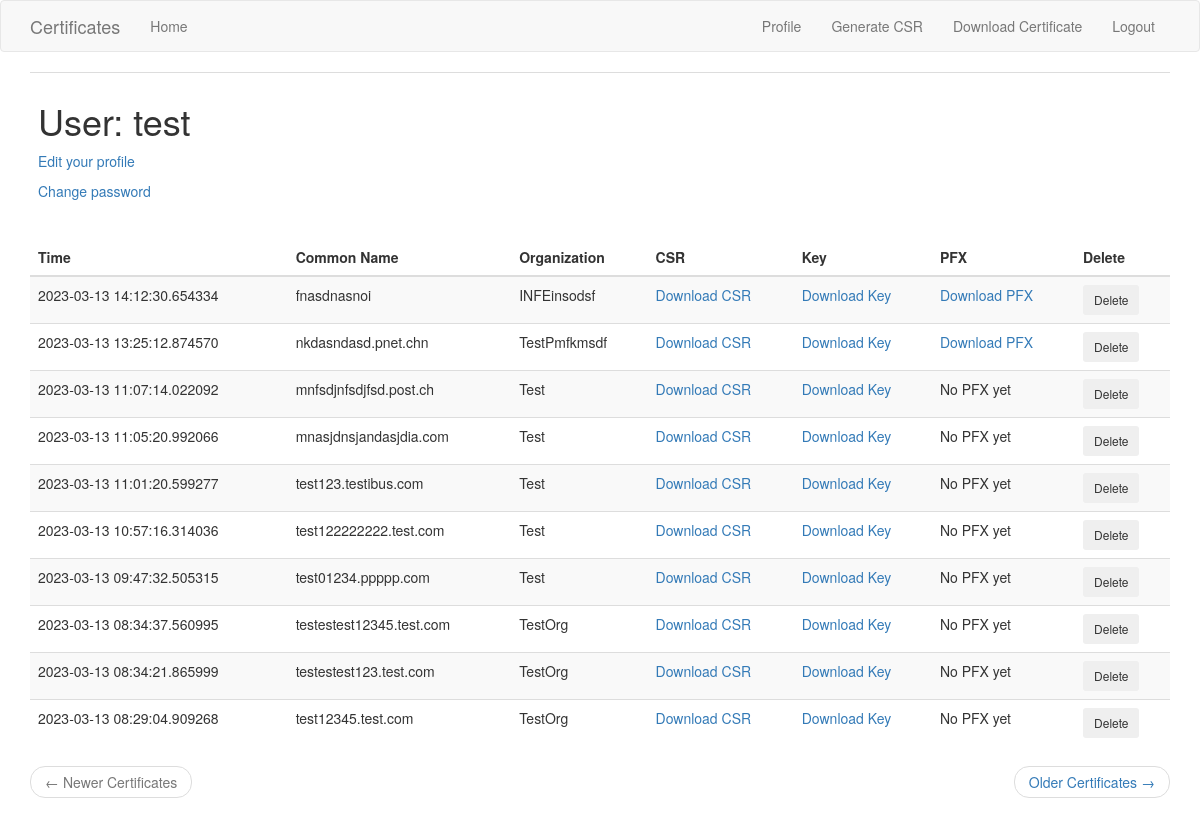
The page /user/test (signed in) on the database as committed earlier.
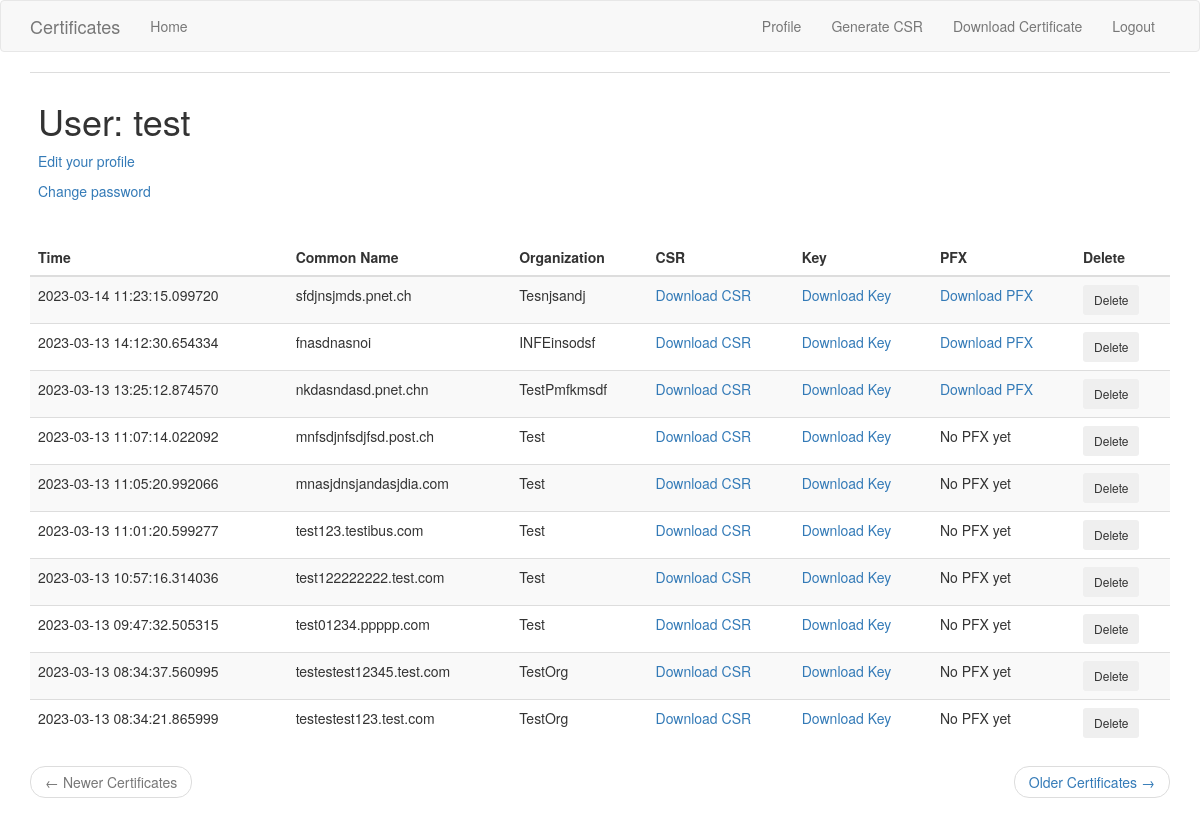
The same page on the database as committed later.
### app/models.py (models this page shows, shortened)
class PaginatedAPIMixin(object):
    @staticmethod
    def to_collection_dict(query, page, per_page, endpoint, **kwargs):
        resources = query.paginate(page=page, per_page=per_page,
                                   error_out=False)
        data = {
            'items': [item.to_dict() for item in resources.items],
            '_meta': {
                'page': page,
                'per_page': per_page,
                'total_pages': resources.pages,
                'total_items': resources.total
            },
            '_links': {
                'self': url_for(endpoint, page=page, per_page=per_page,
                                **kwargs),
                'next': url_for(endpoint, page=page + 1, per_page=per_page,
                                **kwargs) if resources.has_next else None,
                'prev': url_for(endpoint, page=page - 1, per_page=per_page,
                                **kwargs) if resources.has_prev else None
            }
        }
        return data

class User(UserMixin, PaginatedAPIMixin, db.Model):
    id = db.Column(db.Integer, primary_key=True)
    username = db.Column(db.String(64), index=True, unique=True)
    email = db.Column(db.String(120), index=True, unique=True)
    password_hash = db.Column(db.String(128))
    token = db.Column(db.String(32), index=True, unique=True)
    token_expiration = db.Column(db.DateTime)
    certificates = db.relationship('Certificate', backref='author', lazy='dynamic')

class Certificate(PaginatedAPIMixin, db.Model):
    id = db.Column(db.Integer, primary_key=True)
    user_id = db.Column(db.Integer, db.ForeignKey('user.id'))
    timestamp = db.Column(db.DateTime, index=True, default=datetime.utcnow)
    csr = db.Column(db.LargeBinary)
    key = db.Column(db.LargeBinary)
    cn = db.Column(db.String(64), index=True)
    organization = db.Column(db.String(64), index=True)
    pfx = db.Column(db.LargeBinary)

### app/main/routes.py (the view)
@bp.route('/user/<username>')
@login_required
def user(username):
    user = User.query.filter_by(username=username).first_or_404()
    page = request.args.get('page', 1, type=int)
    certificates = current_user.certificates.order_by(Certificate.timestamp.desc()).paginate(
        page=page, per_page=current_app.config['CERTIFICATES_PER_PAGE'], error_out=False)
    next_url = url_for('main.user', username=user.username, page=certificates.next_num) \
        if certificates.has_next else None
    prev_url = url_for('main.user', username=user.username, page=certificates.prev_num) \
        if certificates.has_prev else None
    return render_template('user.html', title='User Table', user=user, certificates=certificates,
                           next_url=next_url, prev_url=prev_url)

### app/models.py (called while the page is built)
@login.user_loader
def load_user(id):
    return User.query.get(int(id))

### app/templates/user.html (shortened to what this page needs)
{% extends "base.html" %}
{% block app_content %}
    <table class="table table-hover">
        <tr>
            <td>
                <h1>User: {{ user.username }}</h1>
                <p><a href="{{ url_for('main.edit_profile') }}">Edit your profile</a></p>
                <p><a href="{{ url_for('auth.reset_password_request') }}">Change password</a></p>
            </td>
        </tr>
    </table>
    <table id="data" class="table table-striped">
      <thead>
        <tr>
          <th>Time</th>
          <th>Common Name</th>
          <th>Organization</th>
          <th>CSR</th>
          <th>Key</th>
          <th>PFX</th>
          <th>Delete</th>
        </tr>
      </thead>
      <tbody>
        {% for certificate in certificates %}
          <tr>
            <td>{{ certificate.timestamp }}</td>
            <td>{{ certificate.cn }}</td>
            <td>{{ certificate.organization }}</td>
            <td><a href="{{ url_for('main.download_csr', cn=certificate.cn) }}">Download CSR</a></td>
            <td><a href="{{ url_for('main.download_key', cn=certificate.cn) }}">Download Key</a></td>
            {% if certificate.pfx %}
              <td><a href="{{ url_for('main.download_pfx', cn=certificate.cn) }}">Download PFX</a></td>
            {% else %}
              <td>No PFX yet</td>
            {% endif %}
            <td>
              <form method="post" action="{{ url_for('main.delete_certificate', id=certificate.id) }}" onsubmit="return confirm('Are you sure you want to delete this certificate?');">
                <button type="submit" class="btn btn-sm btn-outline-danger">Delete</button>
              </form>
            </td>
          </tr>
        {% endfor %}
      </tbody>
    </table>
    <nav aria-label="...">
        <ul class="pager">
            <li class="previous{% if not prev_url %} disabled{% endif %}">
                <a href="{{ prev_url or '#' }}">
                    <span aria-hidden="true">&larr;</span> Newer Certificates
                </a>
            </li>
            <li class="next{% if not next_url %} disabled{% endif %}">
                <a href="{{ next_url or '#' }}">
                    Older Certificates <span aria-hidden="true">&rarr;</span>
                </a>
            </li>
        </ul>
    </nav>
{% endblock %}

### app/templates/base.html (shortened to what this page needs)
{% extends 'bootstrap/base.html' %}
{% block navbar %}
    <nav class="navbar navbar-default">
        <div class="container">
            <div class="navbar-header">
                <a class="navbar-brand" href="{{ url_for('main.index') }}">Certificates</a>
            </div>
            <div class="collapse navbar-collapse" id="bs-example-navbar-collapse-1">
                <ul class="nav navbar-nav">
                    <li><a href="{{ url_for('main.index') }}">Home</a></li>
                </ul>
                <ul class="nav navbar-nav navbar-right">
                    {% if current_user.is_anonymous %}
                    <li><a href="{{ url_for('auth.login') }}">Login</a></li>
                    <li><a href="{{ url_for('main.convert_certificate') }}">Convert Certificate</a></li>
                    {% else %}
                    <li><a href="{{ url_for('main.user', username=current_user.username) }}">Profile</a></li>
                    <li><a href="{{ url_for('main.generate_csr') }}">Generate CSR</a></li>
                    <li><a href="{{ url_for('main.download_certificate') }}">Download Certificate</a></li>
                    <li><a href="{{ url_for('auth.logout') }}">Logout</a></li>
                    {% endif %}
                </ul>
            </div>
        </div>
    </nav>
{% endblock %}
{% block content %}
    <div class="container">
        {% block app_content %}{% endblock %}
    </div>
{% endblock %}

Rows that differ between the two databases and show on the page:
no longer on this page (row unchanged): Certificate: timestamp "2023-03-13 08:29:04.909268", cn "test12345.test.com", organization "TestOrg", shows "No PFX yet"
added Certificate: timestamp "2023-03-14 11:23:15.099720", cn "sfdjnsjmds.pnet.ch", organization "Tesnjsandj"
